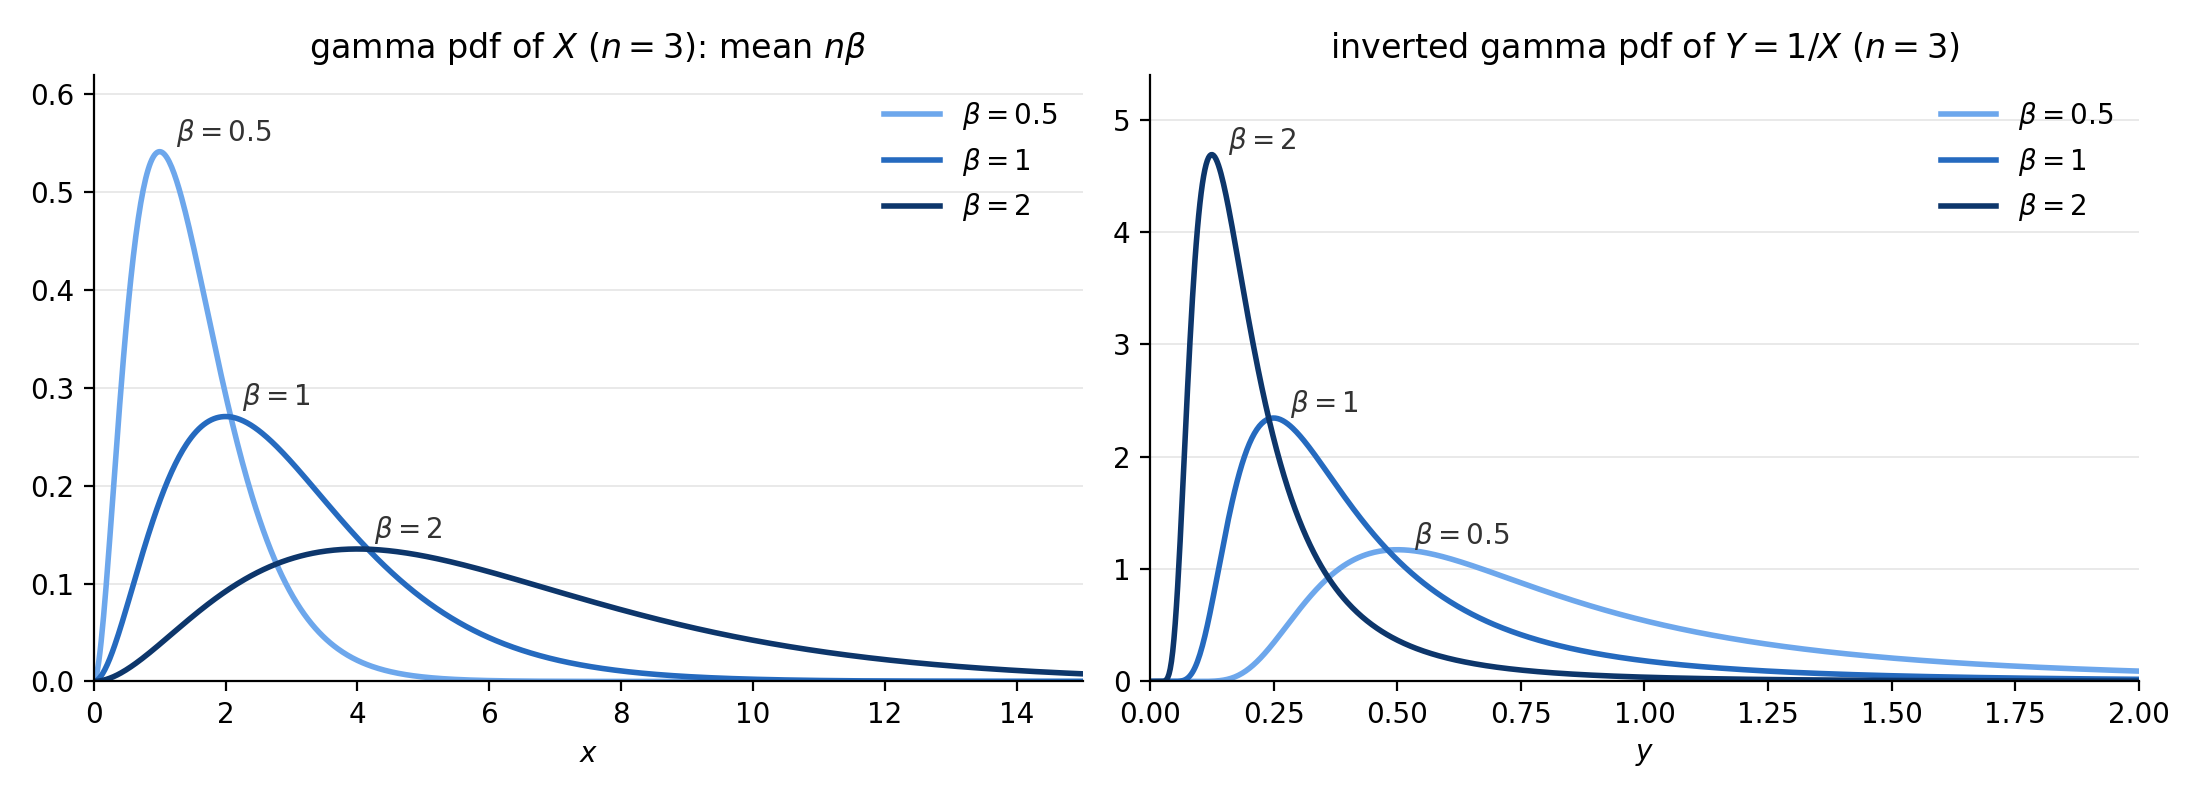

Write Python code to recreate this figure.
# Two-panel figure for Week 4 notes: gamma pdf and inverted gamma pdf (C&B Example 2.1.6), n = 3.
# Run: python gamma_invgamma.py  ->  writes gamma_invgamma.png next to this script.
import os
from math import factorial
import numpy as np
import matplotlib.pyplot as plt

n = 3
betas = [0.5, 1, 2]
colors = ["#6da7ec", "#256abf", "#0d366b"]   # one hue, light -> dark as beta increases
c = lambda b: 1 / (factorial(n - 1) * b ** n)
gam = lambda x, b: c(b) * x ** (n - 1) * np.exp(-x / b)
inv = lambda y, b: c(b) * (1 / y) ** (n + 1) * np.exp(-1 / (b * y))

x = np.linspace(1e-4, 15, 800)
y = np.linspace(1e-3, 2, 800)
fig, (ax1, ax2) = plt.subplots(1, 2, figsize=(11, 4))

for b, col in zip(betas, colors):
    ax1.plot(x, gam(x, b), color=col, lw=2, label=rf"$\beta = {b:g}$")
    ax2.plot(y, inv(y, b), color=col, lw=2, label=rf"$\beta = {b:g}$")
    # direct labels at each mode: gamma mode (n-1)beta; inverted gamma mode 1/((n+1)beta)
    xm = (n - 1) * b; ax1.annotate(rf"$\beta = {b:g}$", (xm, gam(xm, b)), xytext=(6, 4), textcoords="offset points", fontsize=10, color="#333")
    ym = 1 / ((n + 1) * b); ax2.annotate(rf"$\beta = {b:g}$", (ym, inv(ym, b)), xytext=(6, 2), textcoords="offset points", fontsize=10, color="#333")

ax1.set_title(rf"gamma pdf of $X$ ($n = {n}$): mean $n\beta$", fontsize=12)
ax1.set_xlabel("$x$"); ax1.set_xlim(0, 15); ax1.set_ylim(0, 0.62)
ax2.set_title(rf"inverted gamma pdf of $Y = 1/X$ ($n = {n}$)", fontsize=12)
ax2.set_xlabel("$y$"); ax2.set_xlim(0, 2); ax2.set_ylim(0, 5.4)

for ax in (ax1, ax2):
    ax.spines[["top", "right"]].set_visible(False)
    ax.grid(axis="y", color="#e5e5e5", lw=0.6); ax.set_axisbelow(True)
    ax.legend(frameon=False, fontsize=10)
fig.tight_layout()
fig.savefig(os.path.join(os.path.dirname(os.path.abspath(__file__)), "gamma_invgamma.png"), dpi=200)
